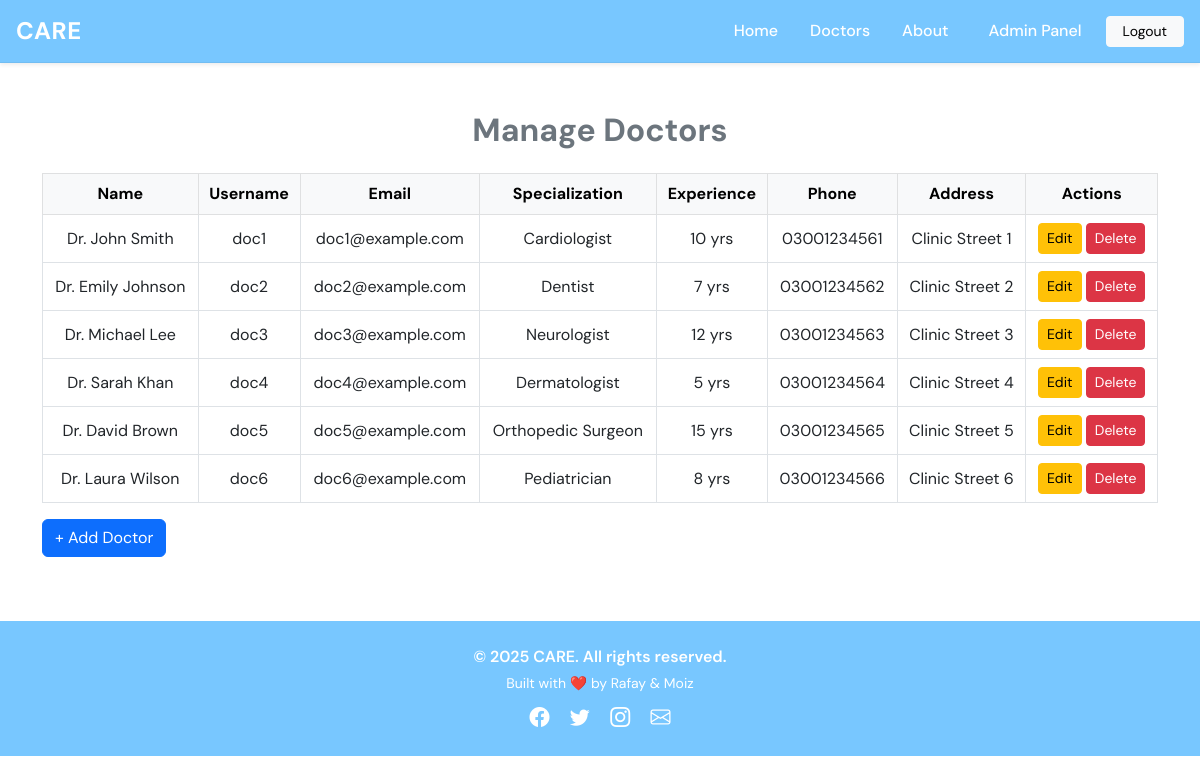
Page /admin/doctors.php (signed in) on the committed database.
### tables this page shows
CREATE TABLE doctors (
  id INT AUTO_INCREMENT PRIMARY KEY,
  user_id INT NOT NULL,
  name VARCHAR(100) NOT NULL,
  specialization VARCHAR(100),
  experience INT,
  image VARCHAR(255),
  FOREIGN KEY (user_id) REFERENCES users(id) ON DELETE CASCADE
);

CREATE TABLE users (
  id INT AUTO_INCREMENT PRIMARY KEY,
  username VARCHAR(50) NOT NULL UNIQUE,
  email VARCHAR(100) NOT NULL UNIQUE,
  password VARCHAR(255) NOT NULL,
  role ENUM('admin','doctor','patient') NOT NULL,
  address VARCHAR(255),
  phone VARCHAR(20),
  created_at TIMESTAMP DEFAULT CURRENT_TIMESTAMP
);

### admin/doctors.php (the view, shortened to what this page needs)
<?php
include('../includes/db.php');
$doctors = $conn->query("SELECT d.*, u.email, u.phone, u.address, u.username FROM doctors d JOIN users u ON d.user_id = u.id WHERE u.role = 'doctor'");
?>
<?php include('../includes/header.php'); ?>
<div class="container my-5">
    <h2 class="text-center mb-4 fw-bold text-secondary">Manage Doctors</h2>
    <div class="table-responsive">
        <table class="table table-bordered text-center align-middle">
            <thead class="table-light">
                <tr>
                    <th>Name</th>
                    <th>Username</th>
                    <th>Email</th>
                    <th>Specialization</th>
                    <th>Experience</th>
                    <th>Phone</th>
                    <th>Address</th>
                    <th>Actions</th>
                </tr>
            </thead>
            <tbody>
                <?php while ($doc = $doctors->fetch_assoc()): ?>
                    <tr>
                        <td><?= htmlspecialchars($doc['name']) ?></td>
                        <td><?= htmlspecialchars($doc['username']) ?></td>
                        <td><?= htmlspecialchars($doc['email']) ?></td>
                        <td><?= htmlspecialchars($doc['specialization']) ?></td>
                        <td><?= htmlspecialchars($doc['experience']) ?> yrs</td>
                        <td><?= htmlspecialchars($doc['phone']) ?></td>
                        <td><?= htmlspecialchars($doc['address']) ?></td>
                        <td>
                            <button class="btn btn-sm btn-warning" data-bs-toggle="modal" data-bs-target="#editModal<?= $doc['id'] ?>">Edit</button>
                            <a href="?delete=<?= $doc['id'] ?>" onclick="return confirm('Delete this doctor?')" class="btn btn-sm btn-danger">Delete</a>
                        </td>
                    </tr>
                    <?php endwhile; ?>
                </tbody>
            </table>
        </div>
        <button class="btn btn-primary mb-3 " data-bs-toggle="modal" data-bs-target="#addModal">+ Add Doctor</button>
</div>
<?php include('../includes/footer.php'); ?>

### css/styles.css (style rules this page uses)
:root { --primary: #ffffff; --secondary: #78c7ff; --tertiary: #4cb28b; --Quaternary: #fc9bab; --fontcolor: #333333; }
* { margin: 0; padding: 0; font-family: "DM Sans", Verdana; }
body { background-color: var(--primary); color: var(--fontcolor); }

### rows in the picture
doctors: name "Dr. John Smith", user.username "doc1", user.email "doc1@example.com", specialization "Cardiologist", experience "10", user.phone "03001234561", user.address "Clinic Street 1"
doctors: name "Dr. Emily Johnson", user.username "doc2", user.email "doc2@example.com", specialization "Dentist", experience "7", user.phone "03001234562", user.address "Clinic Street 2"
doctors: name "Dr. Michael Lee", user.username "doc3", user.email "doc3@example.com", specialization "Neurologist", experience "12", user.phone "03001234563", user.address "Clinic Street 3"
doctors: name "Dr. Sarah Khan", user.username "doc4", user.email "doc4@example.com", specialization "Dermatologist", experience "5", user.phone "03001234564", user.address "Clinic Street 4"
doctors: name "Dr. David Brown", user.username "doc5", user.email "doc5@example.com", specialization "Orthopedic Surgeon", experience "15", user.phone "03001234565", user.address "Clinic Street 5"
doctors: name "Dr. Laura Wilson", user.username "doc6", user.email "doc6@example.com", specialization "Pediatrician", experience "8", user.phone "03001234566", user.address "Clinic Street 6"
